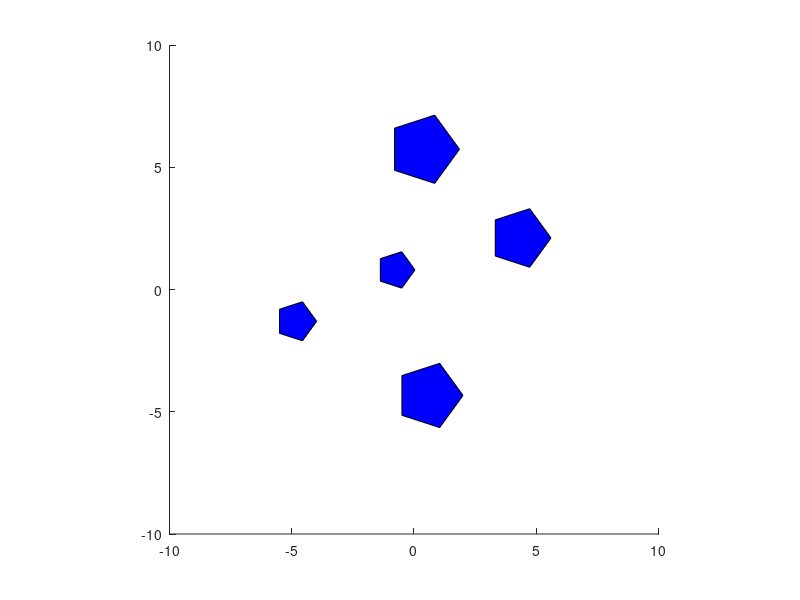

Reproduce this figure in MATLAB.
%% Pentagon Particle Interaction Simulation in MATLAB

clc;
clear;
close all;

% Parameters
numParticles = 5;           % Number of particles
timeStep = 0.01;              % Time step for simulation
numSteps = 1000;              % Number of simulation steps
gravity = [0; 0];          % Gravitational acceleration [m/s^2]
restitution = 0.8;            % Coefficient of restitution (elasticity)
bounds = [-10, 10; -10, 10]; % Simulation box bounds [x_min, x_max; y_min, y_max]

% Initialize particle properties
particles = struct();
for i = 1:numParticles
    % Generate solid pentagon particles
    numSides = 5; % Fixed to pentagon
    radius = rand() + 0.5; % Random size
    angle = linspace(0, 2*pi, numSides + 1); % Pentagon vertices
    x = radius * cos(angle(1:end-1));
    y = radius * sin(angle(1:end-1));
    particles(i).vertices = [x; y];
    particles(i).position = 5 * rand(2, 1) - [2.5; 2.5]; % Random position
    particles(i).velocity = rand(2, 1) - 0.5;            % Random velocity
    particles(i).mass = rand() + 0.5;                    % Random mass
    particles(i).volume = polyarea(x, y);                % Calculate volume of pentagon
end

% Simulation loop
figure;
for step = 1:numSteps
    % Clear current plot
    clf;
    hold on;
    axis equal;
    xlim(bounds(1, :));
    ylim(bounds(2, :));
    
    for i = 1:numParticles
        % Update position and velocity
        particles(i).velocity = particles(i).velocity + gravity * timeStep;
        particles(i).position = particles(i).position + particles(i).velocity * timeStep;

        % Check for collisions with walls
        for dim = 1:2
            if particles(i).position(dim) < bounds(dim, 1) || particles(i).position(dim) > bounds(dim, 2)
                particles(i).velocity(dim) = -restitution * particles(i).velocity(dim);
                particles(i).position(dim) = max(min(particles(i).position(dim), bounds(dim, 2)), bounds(dim, 1));
            end
        end

        % Draw particle
        verticesWorld = particles(i).vertices + particles(i).position;
        fill(verticesWorld(1, :), verticesWorld(2, :), 'b', 'FaceAlpha', 1.0); % Solid pentagon
    end

    % Check for particle-particle interactions (volume overlap)
    for i = 1:numParticles
        for j = i+1:numParticles
            % Check overlap using positions and volumes
            posDiff = particles(i).position - particles(j).position;
            dist = norm(posDiff);
            combinedRadius = max(particles(i).volume, particles(j).volume)^(1/2); % Approx radius from volume
            if dist < combinedRadius
                % Resolve overlap using elastic collision response
                v1 = particles(i).velocity;
                v2 = particles(j).velocity;
                m1 = particles(i).mass;
                m2 = particles(j).mass;

                particles(i).velocity = v1 - (2*m2 / (m1 + m2)) * (dot(v1 - v2, posDiff) / norm(posDiff)^2) * posDiff;
                particles(j).velocity = v2 - (2*m1 / (m1 + m2)) * (dot(v2 - v1, -posDiff) / norm(posDiff)^2) * -posDiff;

                % Slightly adjust positions to avoid sticking
                overlap = combinedRadius - dist;
                particles(i).position = particles(i).position + (overlap / 2) * (posDiff / dist);
                particles(j).position = particles(j).position - (overlap / 2) * (posDiff / dist);
            end
        end
    end

    % Update plot
    drawnow;
    pause(0.01);
end
